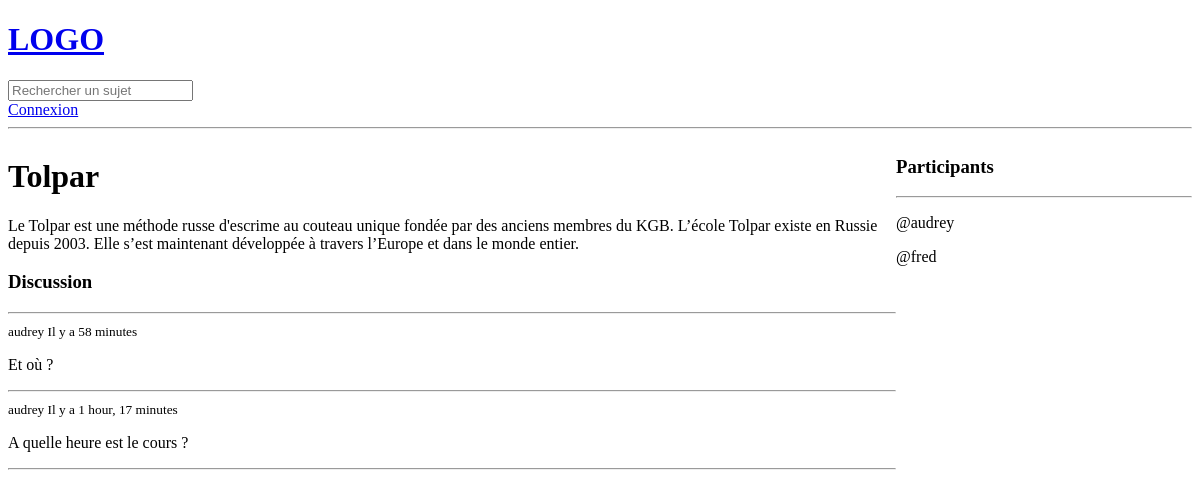
The app's page /room/1/, older data.
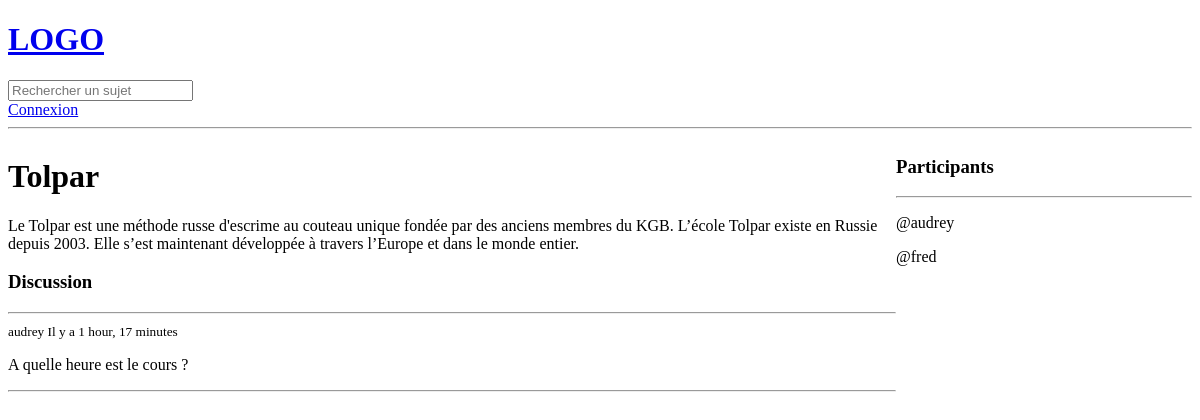
The same page, newer data.
### base/models.py (models this page shows, shortened)
class Room(models.Model):
    host = models.ForeignKey(User, null=True, on_delete=models.SET_NULL)
    topic = models.ForeignKey(Topic, null=True, on_delete=models.SET_NULL)
    name = models.CharField(max_length=200)
    description = models.TextField(null=True, blank=True)
    participants = models.ManyToManyField(User, related_name='participants', blank=True)
    created = models.DateTimeField(auto_now_add=True)
    updated = models.DateTimeField(auto_now=True)
    class Meta:
        ordering = ['-updated', '-created']

class Message(models.Model):
    user = models.ForeignKey(User, on_delete=models.CASCADE)
    room = models.ForeignKey(Room, on_delete=models.CASCADE)
    body = models.TextField()
    created = models.DateTimeField(auto_now_add=True)
    updated = models.DateTimeField(auto_now=True)

### base/views.py (the view, shortened to what this page needs)
# urls.py: path('room/<str:pk>/', views.room, name="room"),
def room(request, pk):
    room = Room.objects.get(id=pk)
    room_messages = room.message_set.all().order_by('-created')
    participants = room.participants.all()
    context = { 'room': room, 'room_messages': room_messages, 'participants': participants }
    return render(request, 'base/room.html', context)

### base/templates/base/room.html (shortened to what this page needs)
{% extends 'main.html' %}
{% block content %}
<div class="room-container">
    <div>
        <h1>{{ room.name }}</h1>
        <p>{{ room.description }}</p>
        <div class="comment-wrapper">
            <h3>Discussion</h3>
            <hr>
            {% for message in room_messages %}
                <div>
                    <small>{{ message.user }} Il y a {{ message.created|timesince }}</small>
                    <p>{{ message.body }}</p>
                    <hr>
                </div>
            {% endfor %}
        </div>
    </div>
    <div>
        <h3>Participants</h3>
        <hr>
        {% for participant in participants %}
            <div>
                <p>@{{ participant.username }}</p>
            </div>
        {% endfor %}
    </div>
</div>
{% endblock %}

### templates/main.html (shortened to what this page needs)
<!DOCTYPE html>
<html>
<head>
</head>
<body>
    {% include 'navbar.html' %}
    {% block content %}
    {% endblock %}
</body>
</html>

### templates/navbar.html
<a href="/">
    <h1>LOGO</h1>
</a>
<form method="GET" action="{% url 'home' %}">
    <input type="text" name="q" placeholder="Rechercher un sujet"/>
</form>
{% if request.user.is_authenticated %}
    <p>Hello {{ request.user }} !</p>
    <a href="{% url 'logout' %}">Déconnexion</a>
{% else %}
    <a href="{% url 'login' %}">Connexion</a>
{% endif %}
<hr>

### base/templates/base/room.html (style rules this page uses)
.room-container { display: grid; grid-template-columns: 3fr 1fr; }

Row changes from the older to the newer data that the page shows:
removed Message: user "audrey", created "58 minutes", body "Et où ?"
